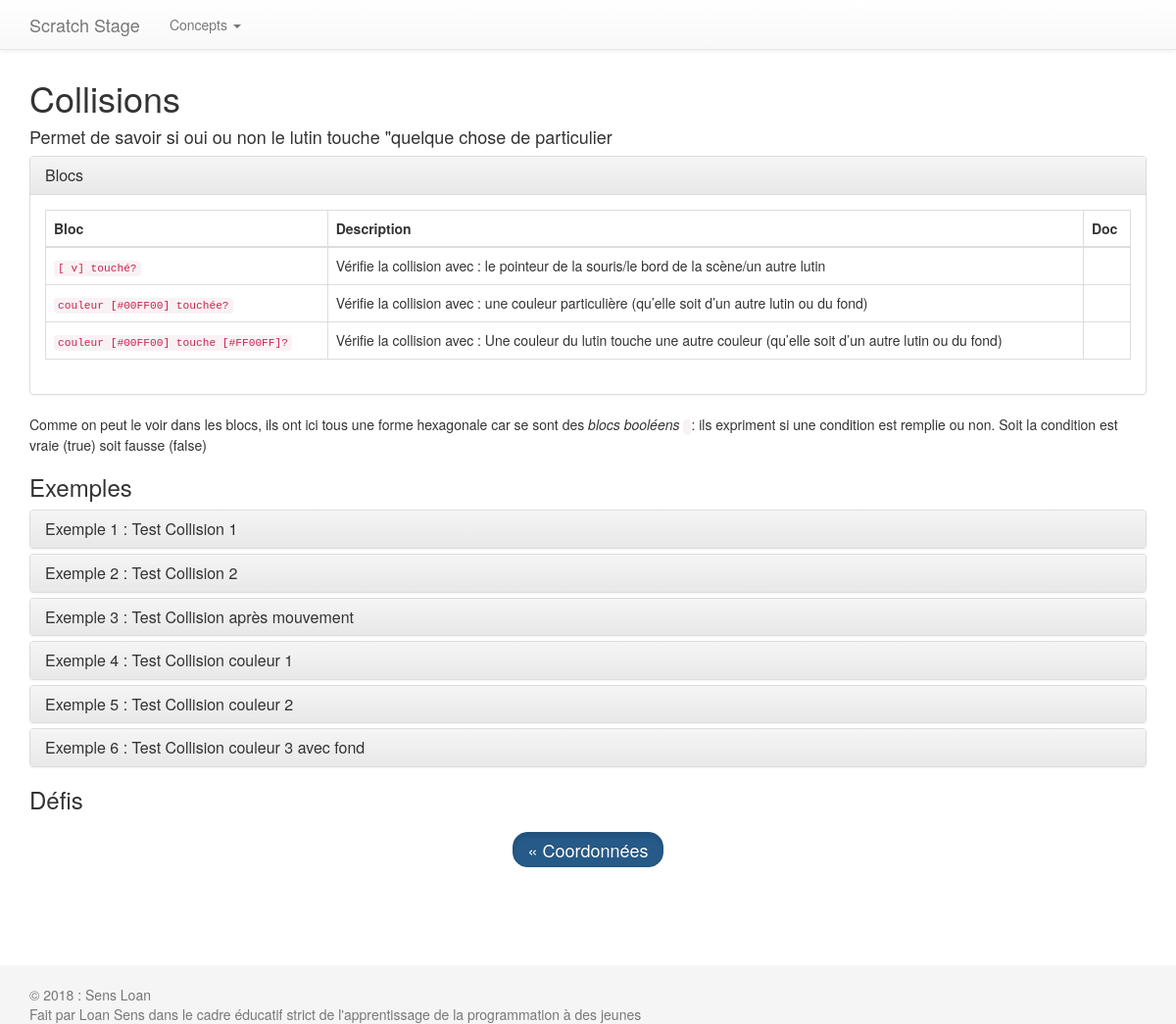
The app's page /scratch/concept/Collisions, older data.
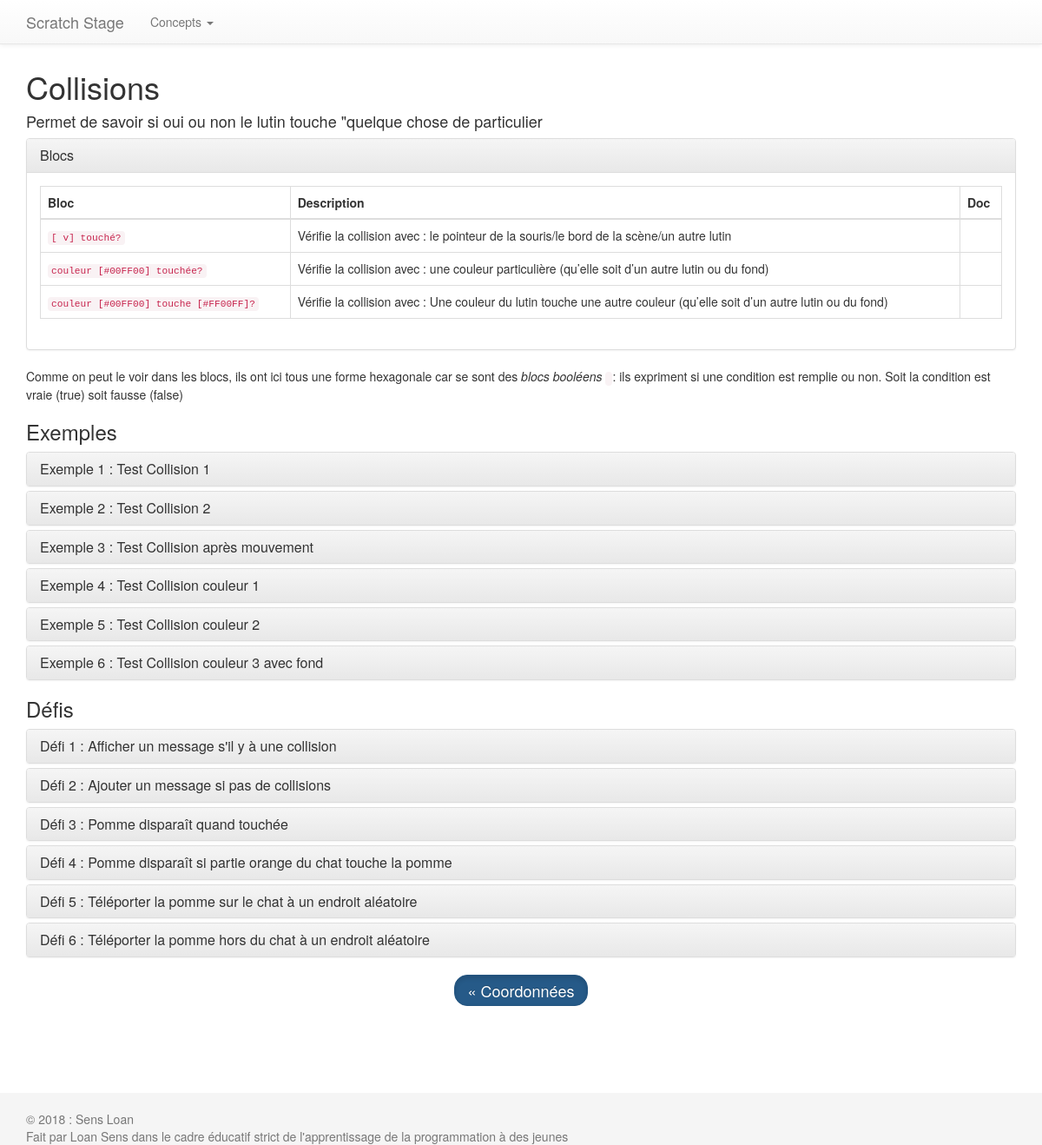
The same page, newer data.
### stage_scratch/models.py (models this page shows, shortened)
class Concept(models.Model):
    conceptName = models.CharField(max_length=100, help_text="Titre du concept")
    conceptNumber = models.IntegerField(unique=True, blank=True, null=True, help_text="Numéro du concept (pas grave s'ils ne se suivent pas, ils servent pour donner un ordre logique)")
    conceptPreBlocksDescription = models.TextField(default="", help_text="Description courte avant que les blocs soit données")
    conceptPostBlocksDescription = models.TextField(default="", blank=True, null=True, help_text="Description après que les blocs soit données")

class ScratchBlock(models.Model):
    blockJson = models.TextField(max_length=200, help_text="Voir : https://github.com/scratchblocks/scratchblocks/blob/master/locales/fr.json")
    blockDescription = models.TextField(help_text="Description du bloc")
    relatedConcept = models.ForeignKey(Concept, null=True, blank=True, on_delete=models.SET_NULL, help_text="Concept nécessitant l'utilisation de ce bloc")
    additionalBlocks = models.ManyToManyField(ConceptExercise, blank=True, help_text="Blocs additionnels d'un exercice n'ayant pas encore vu au stade du chapitre courant")

class ConceptExample(models.Model):
    exampleName = models.CharField(max_length=100, help_text="Titre de l'exemple")
    exampleConcept = models.ForeignKey(Concept, null=True, on_delete=models.SET_NULL, help_text="Concept auquel est attaché cet exemple")
    exampleNumber = models.IntegerField(default=0, help_text="Numéro de l'exemple (pas grave s'ils ne se suivent pas, ils servent pour donner un ordre logique)")
    exampleBlocks = models.TextField(null=True, help_text="Blocs utilisés pour la réalisation de l'exemple")
    exampleText = models.TextField(help_text="Description de l'exemple")
    exampleOnlineProjectId = models.IntegerField(null=True, help_text="ID utilisé sur le site de scratch pour une démo de l'exemple")

class ConceptExercise(models.Model):
    exerciseName = models.CharField(max_length=100, help_text="Titre de l'exercice")
    exerciseConcept = models.ForeignKey(Concept, null=True, on_delete=models.SET_NULL, help_text="Concept auquel est lié cet exercice")
    exerciseNumber = models.IntegerField(help_text="Numéro de l'exercice (pas grave s'ils ne se suivent pas, ils servent pour donner un ordre logique)")
    exerciseStatement = models.TextField(help_text="enoncé de l'exercice")

### stage_scratch/views.py (the view)
# urls.py: path('concept/<str:concept_name>', views.concept, name='concept'),
def concept(request, concept_name):
    conceptInfo = get_object_or_404(Concept, conceptName=concept_name)
    conceptBlocks = conceptInfo.scratchblock_set.all()
    conceptExamples = conceptInfo.conceptexample_set.all()
    conceptExercises = conceptInfo.conceptexercise_set.all()
    nextConcept = Concept.objects.filter(id__gt=conceptInfo.id).order_by('id')[:1].first()
    lastConcept = Concept.objects.filter(id__lt=conceptInfo.id).order_by('-id')[:1].first()
    nextConceptName = None
    if nextConcept != None:
        nextConceptName = nextConcept.conceptName
    lastConceptName = None
    if lastConcept != None:
        lastConceptName = lastConcept.conceptName
    context = {
        'allConceptName' : getAllconceptsName(),
        'concept' : conceptInfo,
        'conceptBlocks' : conceptBlocks,
        'conceptExamples' : conceptExamples,
        'conceptExercises' : conceptExercises,
        'conceptNext' : nextConceptName,
        'conceptLast' : lastConceptName,
    }
    return render(request, 'concept.html', context)

### stage_scratch/templatetags/extraTags.py (called while the page is built)
@register.filter
def orderQueryBy(value, orderByStr):
    return value.order_by(orderByStr)

def word_replace(replace_dict, s):
    for key, val in replace_dict.items():
        s = s.replace(key, val)
    return s

def indexReplace(BbRegexData, datas):
    ret = BbRegexData
    for i in range(len(datas)):
        ret = ret.replace('\\'+str(i+1), str(datas[i]))
    return ret

@register.filter
def replaceBBCode(value):
    for key, val in bbdata.items():
        p = re.compile(key, re.DOTALL)
        value = p.sub(val, value)
    return value

@register.filter
def scratchBlocks(value):
    return indexReplace(bbdata[BbRegex.scratchBlocks], (value,))

@register.filter
def scratchBlock(value):
    return indexReplace(bbdata[BbRegex.scratchBlock], (value,))

@register.filter
def scratchOnlineProject(value):
    return indexReplace(bbdata[BbRegex.scratchProject], (value,))

@register.simple_tag
def spoil(title, content, visible=True, idTitle=None):
    modSpoil = bbdata[BbRegex.spoil]
    if not visible:
        modSpoil = modSpoil.replace(
            'class="panel-collapse collapse in"',
            'class="panel-collapse collapse"'
        )
    if idTitle is None:
        idTitle = title
    idTitle = word_replace({" ": "_"}, idTitle)
    return indexReplace(modSpoil, (title, idTitle, content))

@register.filter
def createScratchWikiLink(value):
    preUrl = "https://fr.scratch-wiki.info/wiki/"
    postUrl = "_(bloc)"
    toReplace = {" ": "_", "[": "(", "]": ")"}
    value = word_replace(toReplace, value)
    return preUrl+value+postUrl

### stage_scratch/views.py (called while the page is built)
def getAllconceptsName():
    return tuple(Concept.objects.values_list('conceptName', flat=True))

### stage_scratch/templates/concept.html (shortened to what this page needs)
{% extends 'base.html' %}
{% load static %}
{% load extraTags %}
{% block content %}
    <h1> {{ concept.conceptName }} </h1>
    <h4>{{ concept.conceptPreBlocksDescription|replaceBBCode|safe|linebreaks }}</h4>
    {% autoescape off %}
        {% spoil "Blocs" conceptBlocks|createBlocksTable %}
    {% endautoescape %}
    {{ concept.conceptPostBlocksDescription|replaceBBCode|safe }}
    <h3> Exemples </h3>
    <div class="panel-group" id="accordionExamples">
        {% for example in conceptExamples %}
            <div class="panel panel-default">
                <div class="panel-heading">
                    <h4 class="panel-title">
                        <a data-toggle="collapse" data-parent="#accordionExamples" href="#collapseExample{{ forloop.counter }}">
                            Exemple {{ forloop.counter }} : {{ example.exampleName}}
                        </a>
                    </h4>
                </div>
            </div>
        {% endfor %}
    </div>
    <h3>Défis</h3>
    <div class="panel-group" id="accordionExercises">
        {% for exercise in conceptExercises %}
            <div class="panel panel-default">
                <div class="panel-heading">
                    <h4 class="panel-title">
                        <a data-toggle="collapse" data-parent="#accordionExercises" href="#collapseExercise{{ forloop.counter }}">
                            Défi {{ forloop.counter }} : {{ exercise.exerciseName}}
                        </a>
                    </h4>
                </div>
            </div>
        {% endfor %}
    </div>
    <nav aria-label="NextPreviousConcept">
        <ul class="pager">
            {% if conceptLast != None %}
                <li>
                    <a href="{% url 'concept' conceptLast %}" class="btn btn-primary btn-lg active" role="button" aria-pressed="true">&laquo; {{ conceptLast }}</a>
                </li>
            {% endif %}
        </ul>
    </nav>
{% endblock content %}

### stage_scratch/templates/base.html (shortened to what this page needs)
<!DOCTYPE html>
<html>
{% load static %}
<head>
    <link rel="stylesheet" href="{% static "bootstrap-3.3.7-dist/css/bootstrap.min.css" %}">
    <link rel="stylesheet" href="{% static "bootstrap-3.3.7-dist/css/bootstrap-theme.min.css" %}">
    <link rel="stylesheet" href="{% static "style.css" %}">
</head>
<body>
<header>
    <nav class="navbar navbar-default navbar-fixed-top">
        <div class="container">
            <div class="navbar-header">
                <a class="navbar-brand" href="{% url 'index' %}">Scratch Stage</a>
            </div>
            <div id="navbar" class="navbar-collapse collapse">
                <ul class="nav navbar-nav">
                    <li class="Dropdown">
                        <a href="#" class="dropdown-toggle" data-toggle="dropdown" role="button" aria-expanded="false">Concepts <span class="caret"></span></a>
                    </li>
                </ul>
            </div>
        </div>
    </nav>
</header>
<main role="main" class="container">
    <div class="starter-template">
        {% block content %}{% endblock content %}
    </div>
</main>
<footer class="footer">
    <div class="container">
        <p class="text-muted">
            © 2018 : Sens Loan
            <br>
            Fait par Loan Sens dans le cadre éducatif strict de l'apprentissage de la  programmation à des jeunes
        </p>
    </div>
</footer>
</body>
</html>

### stage_scratch/static/style.css (style rules this page uses)
html { position: relative; min-height: 100%; }
body { margin-bottom: 60px; }
.footer { position: absolute; bottom: 0; width: 100%; height: 60px; background-color: #f5f5f5; }
body > .container { padding: 60px 15px 0; }
.container .text-muted { margin: 20px 0; }
.footer > .container { padding-right: 15px; padding-left: 15px; }
code { font-size: 80%; }

Row changes from the older to the newer data that the page shows:
added ConceptExercise: exerciseName "Afficher un message s'il y à une collision"
added ConceptExercise: exerciseName "Ajouter un message si pas de collisions"
added ConceptExercise: exerciseName "Pomme disparaît quand touchée"
added ConceptExercise: exerciseName "Pomme disparaît si partie orange du chat touche la pomme"
added ConceptExercise: exerciseName "Téléporter la pomme sur le chat à un endroit aléatoire"
added ConceptExercise: exerciseName "Téléporter la pomme hors du chat à un endroit aléatoire"
